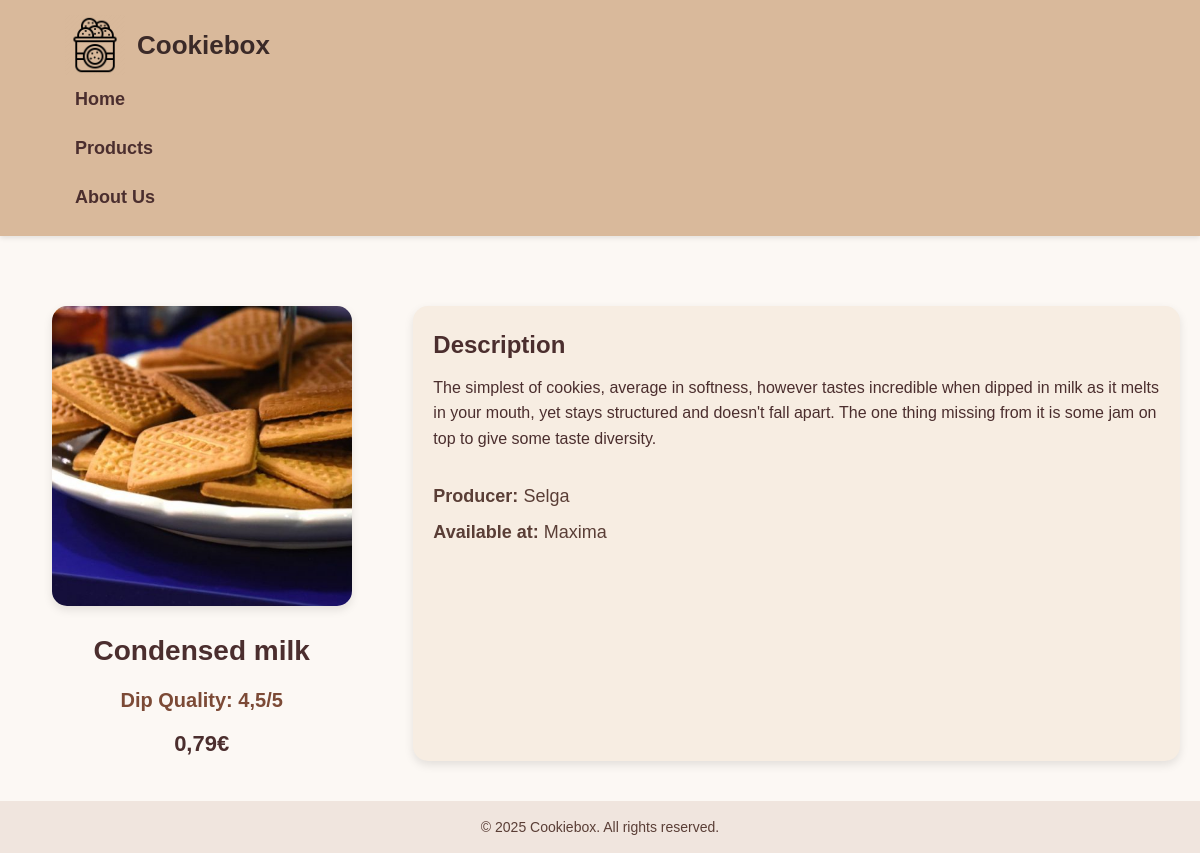
Page /product/6 on the earlier database version.
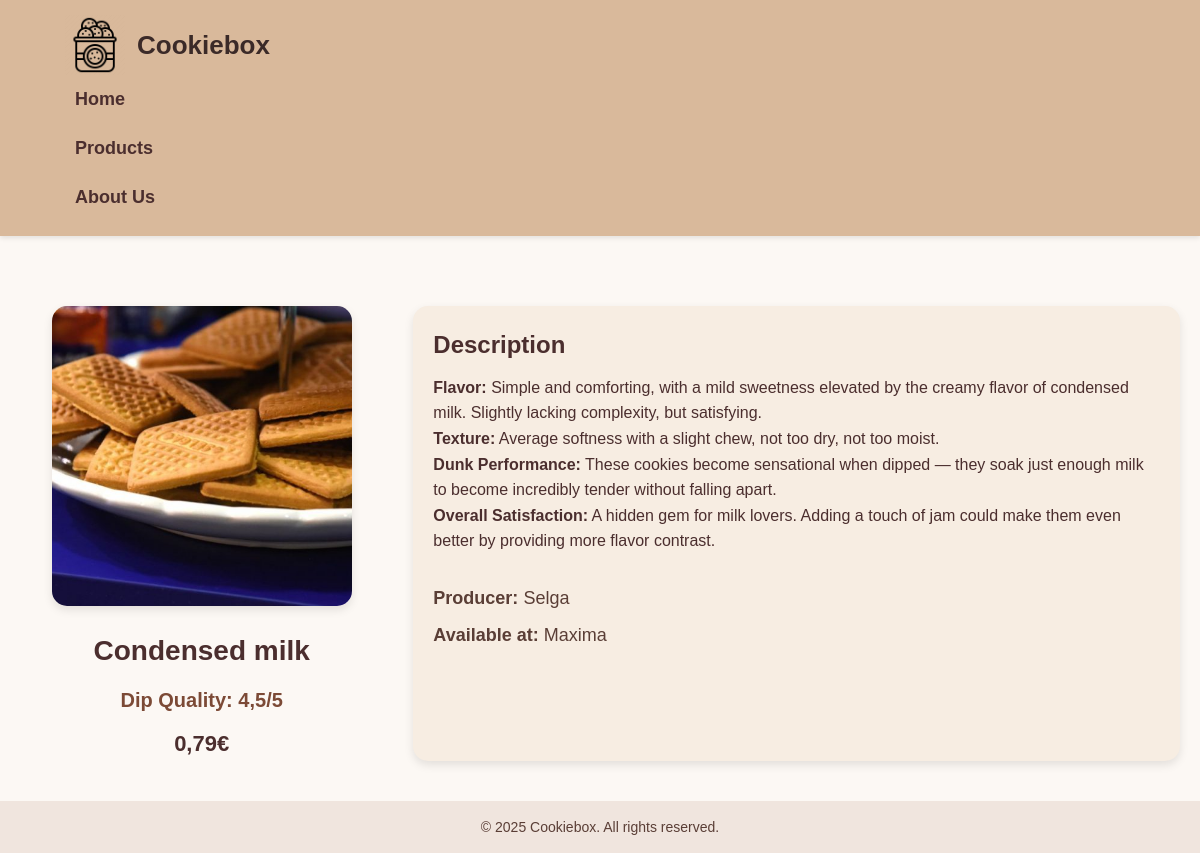
Same page on the later database version.
### tables this page shows
CREATE TABLE products (
	id INTEGER NOT NULL PRIMARY KEY AUTOINCREMENT,
	name TEXT NOT NULL,
	price REAL NOT NULL,
	image TEXT,
	producer_id INTEGER NOT NULL,
	shop_id INTEGER, dip_id INTEGER, description TEXT,
	CONSTRAINT products_producers_FK FOREIGN KEY (id) REFERENCES producers(id),
	CONSTRAINT products_shops_FK FOREIGN KEY (id) REFERENCES shops(id),
	CONSTRAINT products_dipping_quality_FK FOREIGN KEY (id) REFERENCES dipping_quality(id)
);

### app.py (the view)
@app.route("/product/<int:product_id>")
def products_show(product_id):
    conn = get_db_connection()
    product = conn.execute(
        """
        SELECT
            products.*,
            producers.name AS producer_name,
            shops.name AS shop_name,
            dipping_quality.dipping_quality AS dip_quality
        FROM products
        LEFT JOIN producers ON products.producer_id = producers.id
        LEFT JOIN shops ON products.shop_id = shops.id
        LEFT JOIN dipping_quality ON products.dip_id = dipping_quality.id
        WHERE products.id = ?
        """,
        (product_id,)
    ).fetchone()
    conn.close()
    return render_template("products_show.html", product=product)

### app.py (called while the page is built)
def get_db_connection():
    db = Path(__file__).parent / "Cepumkaste.db"
    conn = sqlite3.connect(db)
    conn.row_factory = sqlite3.Row
    return conn

### templates/products_show.html (shortened to what this page needs)
{% extends "base.html" %}
{% block content %}
<div class="product-detail">
    <div class="product-image-section">
        <img src="{{ url_for('static', filename='images/products/' + product.image) }}" alt="{{ product.name }}" class="product-image">
        <h2 class="product-name">{{ product.name }}</h2>
        <p class="dip-quality">Dip Quality: {{ product.dip_quality }}/5</p>
        <p class="product-price">{{ product.price }}€</p>
    </div>
    <div class="product-description-section">
        <h3>Description</h3>
        <p>{{product.description.replace('\\n', '<br>') | safe}}</p>
        <div class="product-info-bottom">
            <p><strong>Producer:</strong> {{ product.producer_name }}</p>
            <p><strong>Available at:</strong> {{ product.shop_name }}</p>
        </div>
    </div>
</div>
{% endblock %}

Differences in the rows shown:
changed products "Condensed milk": description.replace "The simplest of cookies, average in softness, however tastes incredible when dipped in milk as it melts in your mouth, yet stays structured and doesn't fall apart. The one thing missing from it is some jam on top to give some taste diversity." → "Flavor: Simple and comforting, with a mild sweetness elevated by the creamy flavor of condensed milk. Slightly lacking complexity, but satisfying. Texture: Average softness with a slight chew, not too dry, not too moist. Dunk Performance: These cookies become sensational when dipped — they soak just enough milk to become incredibly tender without falling apart. Overall Satisfaction: A hidden gem for milk lovers. Adding a touch of jam could make them even better by providing more flavor contrast."
